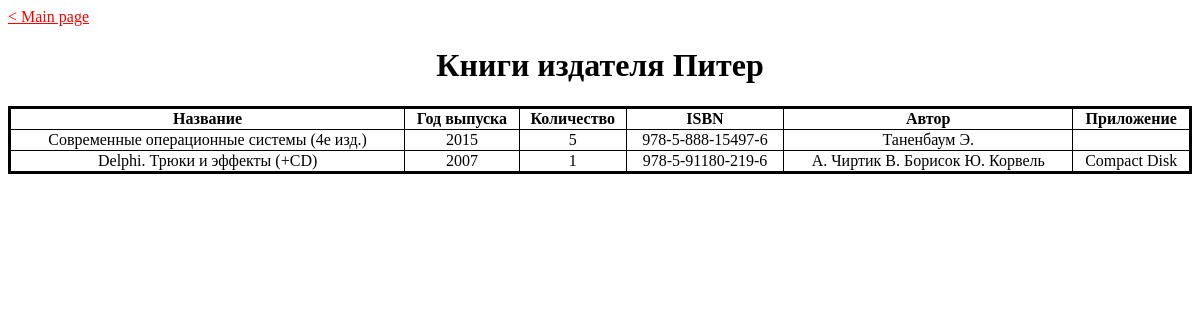
The app's page /books-by-publisher.php?publ=Питер with its own data.
### tables this page shows
CREATE TABLE `literature` (
  `id_book` int(11) NOT NULL,
  `name` text NOT NULL,
  `publication_date` date NOT NULL,
  `publisher` text NOT NULL,
  `quantity` int(11) NOT NULL,
  `ISBN` varchar(20) NOT NULL,
  `journal number` int(11) DEFAULT NULL,
  `type` enum('Book','Journal','Newspaper','') NOT NULL,
  `fid_resourse` int(11) DEFAULT NULL
);

CREATE TABLE `book_authors` (
  `fid_book` int(11) NOT NULL,
  `fid_authors` int(11) NOT NULL
);

CREATE TABLE `authors` (
  `id` int(11) NOT NULL,
  `name` text NOT NULL
);

CREATE TABLE `resourse` (
  `id` int(11) NOT NULL,
  `title` text NOT NULL
);

### books-by-publisher.php (the view, shortened to what this page needs)
<?php
	require 'conn.php';
	$title = "Книги издателя " . $_GET['publ'];
?>
<!DOCTYPE html>
<html lang="ru">
<head>
	<link rel="stylesheet" href="style.css">
</head>
<body>
	<?php
		include 'main-page-link.php';
	?>
	<h1>
		<?php echo $title;	?>
	</h1>
	<table border="1">
		<thead>
			<th>Название</th>
			<th>Год выпуска</th>
			<th>Количество</th>
			<th>ISBN</th>
			<th>Автор</th>
			<th>Приложение</th>
		</thead>
		<tbody>
			<?php
				$stm = "
SELECT l.id_book, l.name, DATE_FORMAT(l.publication_date, '%Y'), l.quantity, l.ISBN, r.title
	FROM literature l
    LEFT JOIN resourse r ON r.id=l.fid_resourse
	WHERE l.publisher LIKE ?;";
				$stm2 = "
SELECT * FROM book_authors ba
	INNER JOIN authors a ON a.id=ba.fid_authors
    WHERE ba.fid_book=?;";
				$pdo_stm = $pdo->prepare($stm);
				$pdo_stm->execute(
                	array($_GET['publ'])
            	);
				$pdo_stm2 = $pdo->prepare($stm2);
            	$pdo_stm->setFetchMode(PDO::FETCH_NUM);
            	foreach ($pdo_stm as $row) {
            		$book_id = $row[0];
                	echo '<tr>';
                	for ($i = 1; $i <= 4; ++$i) {
                    	echo '<td>' . $row[$i] . '</td>';
                	}
                	echo "<td>";
					$pdo_stm2->execute(
    	            	array($book_id)
        	    	);
        	    	foreach ($pdo_stm2 as $row2) {
        	    		echo $row2['name'] . ' ';
        	    	}
                	echo "</td>";
                	echo "<td>" . $row[5] . "</td>";
                	echo '</tr>';
            	}
			?>
		</tbody>
	</table>
</body>

### main-page-link.php
<?php
function main_page_link() {
	echo file_get_contents("main-page-link.htm");
}

### style.css (style rules this page uses)
body { text-align: center; }
table { width: 100%; border-collapse: collapse; border: 3px solid black; }
.main-page-link { display: block; text-align: start; color: red; }

### records on screen
literature: name "Современные операционные системы (4е изд.)", i "2015", quantity "5", ISBN "978-5-888-15497-6"
book_authors: fid_authors.name "Таненбаум Э."
literature: name "Delphi. Трюки и эффекты (+CD)", i "2007", quantity "1", ISBN "978-5-91180-219-6", fid_resourse.title "Compact Disk"
book_authors: fid_authors.name "А. Чиртик"
book_authors: fid_authors.name "В. Борисок"
book_authors: fid_authors.name "Ю. Корвель"

### other values on screen
file_get_contents("main-page-link.htm") "< Main page"
$title "Книги издателя Питер"
